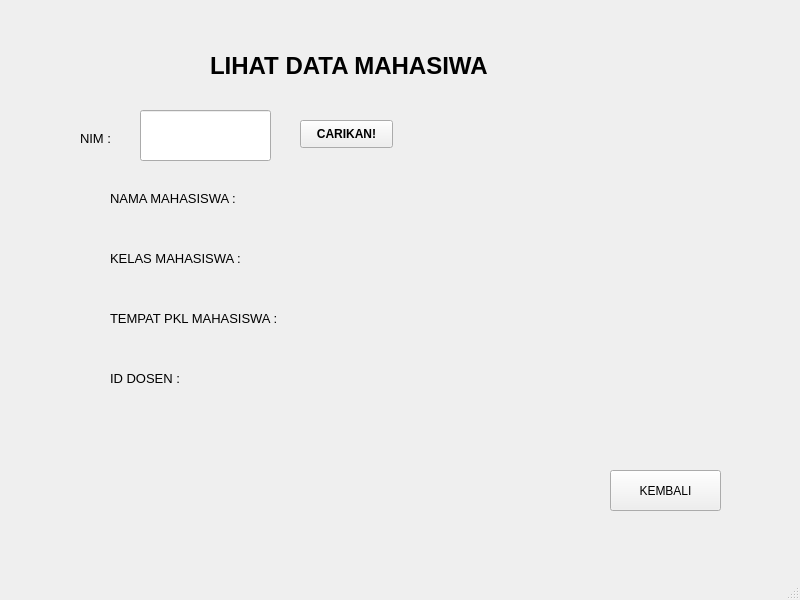
<?xml version="1.0" encoding="UTF-8"?>
<ui version="4.0">
 <class>MainWindow</class>
 <widget class="QMainWindow" name="MainWindow">
  <property name="geometry">
   <rect>
    <x>0</x>
    <y>0</y>
    <width>800</width>
    <height>600</height>
   </rect>
  </property>
  <property name="windowTitle">
   <string>MainWindow</string>
  </property>
  <widget class="QWidget" name="centralwidget">
   <widget class="QLabel" name="label_lihat_kelas_mahasiswa">
    <property name="geometry">
     <rect>
      <x>110</x>
      <y>280</y>
      <width>441</width>
      <height>16</height>
     </rect>
    </property>
    <property name="text">
     <string/>
    </property>
   </widget>
   <widget class="QLabel" name="label_lihat_nama_mahasiswa">
    <property name="geometry">
     <rect>
      <x>110</x>
      <y>220</y>
      <width>441</width>
      <height>16</height>
     </rect>
    </property>
    <property name="text">
     <string/>
    </property>
   </widget>
   <widget class="QPushButton" name="btn_cari">
    <property name="geometry">
     <rect>
      <x>300</x>
      <y>120</y>
      <width>93</width>
      <height>28</height>
     </rect>
    </property>
    <property name="font">
     <font>
      <weight>75</weight>
      <bold>true</bold>
     </font>
    </property>
    <property name="text">
     <string>CARIKAN!</string>
    </property>
   </widget>
   <widget class="QLabel" name="label_nim">
    <property name="geometry">
     <rect>
      <x>80</x>
      <y>130</y>
      <width>81</width>
      <height>16</height>
     </rect>
    </property>
    <property name="font">
     <font>
      <pointsize>10</pointsize>
     </font>
    </property>
    <property name="text">
     <string>NIM :</string>
    </property>
   </widget>
   <widget class="QLabel" name="label_lihat_id_dosen">
    <property name="geometry">
     <rect>
      <x>110</x>
      <y>400</y>
      <width>441</width>
      <height>16</height>
     </rect>
    </property>
    <property name="text">
     <string/>
    </property>
   </widget>
   <widget class="QLineEdit" name="lineEdit_nim">
    <property name="geometry">
     <rect>
      <x>140</x>
      <y>110</y>
      <width>131</width>
      <height>51</height>
     </rect>
    </property>
    <property name="font">
     <font>
      <pointsize>10</pointsize>
      <weight>75</weight>
      <bold>true</bold>
     </font>
    </property>
    <property name="text">
     <string/>
    </property>
   </widget>
   <widget class="QLabel" name="label_tempat_pkl_mahasiswa">
    <property name="geometry">
     <rect>
      <x>110</x>
      <y>310</y>
      <width>211</width>
      <height>16</height>
     </rect>
    </property>
    <property name="font">
     <font>
      <pointsize>10</pointsize>
     </font>
    </property>
    <property name="text">
     <string>TEMPAT PKL MAHASISWA :</string>
    </property>
   </widget>
   <widget class="QLabel" name="label_nama_mahasiswa">
    <property name="geometry">
     <rect>
      <x>110</x>
      <y>190</y>
      <width>161</width>
      <height>16</height>
     </rect>
    </property>
    <property name="font">
     <font>
      <pointsize>10</pointsize>
     </font>
    </property>
    <property name="text">
     <string>NAMA MAHASISWA :</string>
    </property>
   </widget>
   <widget class="QLabel" name="label_kelas_mahasiswa">
    <property name="geometry">
     <rect>
      <x>110</x>
      <y>250</y>
      <width>161</width>
      <height>16</height>
     </rect>
    </property>
    <property name="font">
     <font>
      <pointsize>10</pointsize>
     </font>
    </property>
    <property name="text">
     <string>KELAS MAHASISWA :</string>
    </property>
   </widget>
   <widget class="QLabel" name="label_lihat_tempat_pkl_mahasiswa">
    <property name="geometry">
     <rect>
      <x>110</x>
      <y>340</y>
      <width>441</width>
      <height>16</height>
     </rect>
    </property>
    <property name="text">
     <string/>
    </property>
   </widget>
   <widget class="QLabel" name="label_lihat_data_mahasiswa">
    <property name="geometry">
     <rect>
      <x>210</x>
      <y>50</y>
      <width>411</width>
      <height>31</height>
     </rect>
    </property>
    <property name="font">
     <font>
      <pointsize>18</pointsize>
      <weight>75</weight>
      <bold>true</bold>
     </font>
    </property>
    <property name="text">
     <string>LIHAT DATA MAHASIWA</string>
    </property>
   </widget>
   <widget class="QLabel" name="label_id_dosen">
    <property name="geometry">
     <rect>
      <x>110</x>
      <y>370</y>
      <width>91</width>
      <height>16</height>
     </rect>
    </property>
    <property name="font">
     <font>
      <pointsize>10</pointsize>
     </font>
    </property>
    <property name="text">
     <string>ID DOSEN :</string>
    </property>
   </widget>
   <widget class="QPushButton" name="btn_kembali">
    <property name="geometry">
     <rect>
      <x>610</x>
      <y>470</y>
      <width>111</width>
      <height>41</height>
     </rect>
    </property>
    <property name="text">
     <string>KEMBALI</string>
    </property>
   </widget>
  </widget>
  <widget class="QMenuBar" name="menubar">
   <property name="geometry">
    <rect>
     <x>0</x>
     <y>0</y>
     <width>800</width>
     <height>26</height>
    </rect>
   </property>
  </widget>
  <widget class="QStatusBar" name="statusbar"/>
 </widget>
 <resources/>
 <connections/>
</ui>
